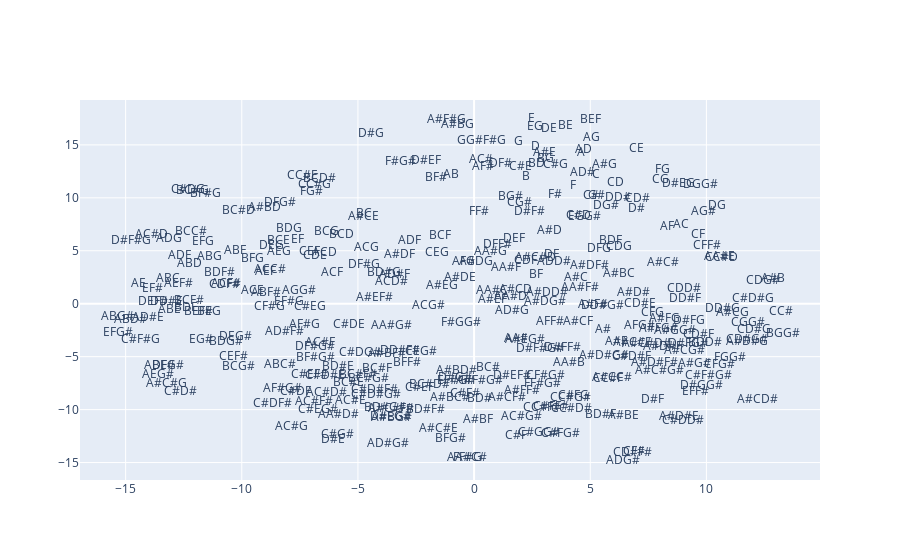

This figure's notebook cell:
### Code cell
fig = go.Figure()

fig.add_trace(
    go.Scatter(
        x=embeddings_df_trans[0],
        y=embeddings_df_trans[1],
        mode="text",
        text=embeddings_df_trans.index,
        textposition="middle center"
    )
)

### Figure 1 — Plotly figure (JSON) as saved in the notebook; plotly's stock layout.template omitted (floating-point values rounded to 4 significant figures; data arrays with more than 128 entries replaced by an {"elided": "..."} marker saying what was removed)
{"data": [{"mode": "text", "text": {"elided": "298 str values"}, "textposition": "middle center", "type": "scatter", "x": {"elided": "298 float values"}, "y": {"elided": "298 float values"}}], "layout": {}}
